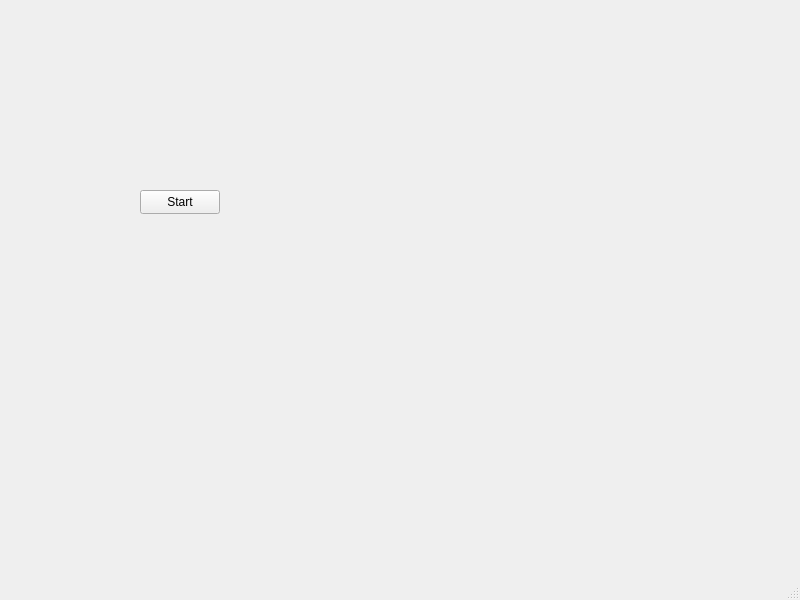
<?xml version="1.0" encoding="UTF-8"?>
<ui version="4.0">
 <class>ServerWindow</class>
 <widget class="QMainWindow" name="ServerWindow">
  <property name="geometry">
   <rect>
    <x>0</x>
    <y>0</y>
    <width>800</width>
    <height>600</height>
   </rect>
  </property>
  <property name="windowTitle">
   <string>MainWindow</string>
  </property>
  <widget class="QWidget" name="centralwidget">
   <widget class="QPushButton" name="startStopBtn">
    <property name="geometry">
     <rect>
      <x>140</x>
      <y>190</y>
      <width>80</width>
      <height>24</height>
     </rect>
    </property>
    <property name="text">
     <string>Start</string>
    </property>
   </widget>
  </widget>
  <widget class="QMenuBar" name="menubar">
   <property name="geometry">
    <rect>
     <x>0</x>
     <y>0</y>
     <width>800</width>
     <height>21</height>
    </rect>
   </property>
  </widget>
  <widget class="QStatusBar" name="statusbar"/>
 </widget>
 <resources/>
 <connections/>
</ui>
